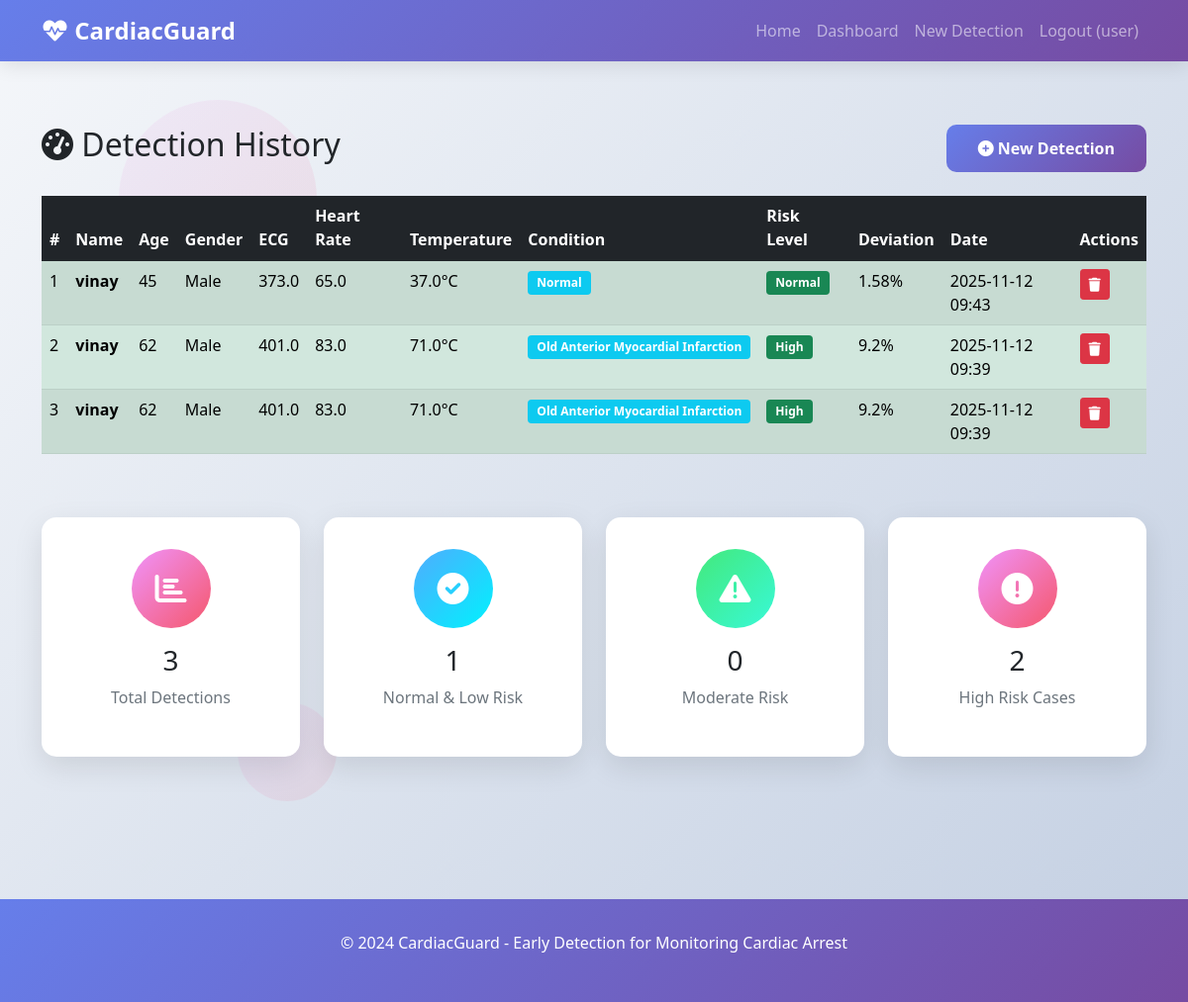
The app's page /dashboard (signed in) with its own data.
### tables this page shows
CREATE TABLE detections
                 (id INTEGER PRIMARY KEY AUTOINCREMENT,
                  user_id INTEGER,
                  name TEXT,
                  age INTEGER,
                  gender TEXT,
                  height REAL,
                  weight REAL,
                  ecg REAL,
                  heart_rate REAL,
                  temperature REAL,
                  history TEXT,
                  prediction_result INTEGER,
                  risk_level TEXT,
                  deviation_percentage REAL,
                  condition TEXT,
                  created_at TIMESTAMP DEFAULT CURRENT_TIMESTAMP,
                  FOREIGN KEY (user_id) REFERENCES users (id));

### app.py (the view)
@app.route('/dashboard')
def dashboard():
    if 'user_id' not in session:
        return redirect(url_for('login'))
    conn = get_db_connection()
    detections = conn.execute('''
        SELECT * FROM detections
        WHERE user_id = ?
        ORDER BY created_at DESC
    ''', (session['user_id'],)).fetchall()
    conn.close()
    return render_template('dashboard.html', detections=detections)

### app.py (called while the page is built)
def get_db_connection():
    conn = sqlite3.connect('cardiac.db')
    conn.row_factory = sqlite3.Row
    return conn

### templates/dashboard.html (shortened to what this page needs)
{% extends "base.html" %}
{% block content %}
<div class="container py-5">
    <div class="row">
        <div class="col-12">
            <div class="d-flex justify-content-between align-items-center mb-4">
                <h2><i class="fas fa-tachometer-alt"></i> Detection History</h2>
                <a href="{{ url_for('input_form') }}" class="btn btn-primary">
                    <i class="fas fa-plus-circle"></i> New Detection
                </a>
            </div>
            {% if detections %}
            <div class="table-responsive">
                <table class="table table-hover table-striped" id="detectionsTable">
                    <thead class="table-dark">
                        <tr>
                            <th>#</th>
                            <th>Name</th>
                            <th>Age</th>
                            <th>Gender</th>
                            <th>ECG</th>
                            <th>Heart Rate</th>
                            <th>Temperature</th>
                            <th>Condition</th>
                            <th>Risk Level</th>
                            <th>Deviation</th>
                            <th>Date</th>
                            <th>Actions</th>
                        </tr>
                    </thead>
                    <tbody>
                        {% for detection in detections %}
                        <tr class="{% if detection.risk_level == 'HIGH' %}table-danger{% elif detection.risk_level == 'MODERATE' %}table-warning{% else %}table-success{% endif %}">
                            <td>{{ loop.index }}</td>
                            <td><strong>{{ detection.name }}</strong></td>
                            <td>{{ detection.age }}</td>
                            <td>{{ "Female" if detection.gender == "1" else "Male" }}</td>
                            <td>{{ detection.ecg }}</td>
                            <td>{{ detection.heart_rate }}</td>
                            <td>{{ detection.temperature }}°C</td>
                            <td>
                                <span class="badge bg-info">{{ detection.condition }}</span>
                            </td>
                            <td>
                                <span class="badge {% if detection.risk_level == 'HIGH' %}bg-danger{% elif detection.risk_level == 'MODERATE' %}bg-warning{% else %}bg-success{% endif %}">
                                    {{ detection.risk_level }}
                                </span>
                            </td>
                            <td>{{ detection.deviation_percentage }}%</td>
                            <td>{{ detection.created_at[:16] }}</td>
                            <td>
                                <a href="{{ url_for('delete_detection', detection_id=detection.id) }}"
                                   class="btn btn-sm btn-danger"
                                   onclick="return confirm('Are you sure you want to delete this detection?')">
                                    <i class="fas fa-trash"></i>
                                </a>
                            </td>
                        </tr>
                        {% endfor %}
                    </tbody>
                </table>
            </div>
<div class="row mt-5">
    <div class="col-md-3">
        <div class="dashboard-card text-center">
            <div class="feature-icon mx-auto mb-3">
                <i class="fas fa-chart-bar"></i>
            </div>
            <h3>{{ detections|length }}</h3>
            <p class="text-muted">Total Detections</p>
        </div>
    </div>
    <div class="col-md-3">
        <div class="dashboard-card text-center">
            <div class="feature-icon mx-auto mb-3" style="background: var(--success-gradient);">
                <i class="fas fa-check-circle"></i>
            </div>
            <h3>{{ (detections|selectattr('risk_level', 'equalto', 'Normal')|list|length) + (detections|selectattr('risk_level', 'equalto', 'LOW')|list|length) }}</h3>
            <p class="text-muted">Normal & Low Risk</p>
        </div>
    </div>
    <div class="col-md-3">
        <div class="dashboard-card text-center">
            <div class="feature-icon mx-auto mb-3" style="background: var(--warning-gradient);">
                <i class="fas fa-exclamation-triangle"></i>
            </div>
            <h3>{{ detections|selectattr('risk_level', 'equalto', 'Moderate')|list|length }}</h3>
            <p class="text-muted">Moderate Risk</p>
        </div>
    </div>
    <div class="col-md-3">
        <div class="dashboard-card text-center">
            <div class="feature-icon mx-auto mb-3" style="background: var(--secondary-gradient);">
                <i class="fas fa-exclamation-circle"></i>
            </div>
            <h3>{{ detections|selectattr('risk_level', 'equalto', 'High')|list|length }}</h3>
            <p class="text-muted">High Risk Cases</p>
        </div>
    </div>
</div>
            {% endif %}
        </div>
    </div>
</div>
{% endblock %}

### static/css/style.css (style rules this page uses)
:root { --primary-gradient: linear-gradient(135deg, #667eea 0%, #764ba2 100%); --secondary-gradient: linear-gradient(135deg, #f093fb 0%, #f5576c 100%); --success-gradient: linear-gradient(135deg, #4facfe 0%, #00f2fe 100%); --warning-gradient: linear-gradient(135deg, #43e97b 0%, #38f9d7 100%); }
body { font-family: 'Segoe UI', Tahoma, Geneva, Verdana, sans-serif; background: linear-gradient(135deg, #f5f7fa 0%, #c3cfe2 100%); min-height: 100vh; position: relative; overflow-x: hidden; }
.feature-icon { width: 80px; height: 80px; margin: 0 auto 1.5rem; background: var(--secondary-gradient); border-radius: 50%; display: flex; align-items: center; justify-content: center; font-size: 2rem; color: white; }
.btn-primary { background: var(--primary-gradient); border: none; border-radius: 10px; padding: 0.75rem 2rem; font-weight: 600; transition: all 0.3s ease; }
.dashboard-card { background: white; border-radius: 15px; box-shadow: 0 10px 30px rgba(0,0,0,0.1); padding: 2rem; margin-bottom: 2rem; transition: transform 0.3s ease; }
.badge { font-size: 0.75em; padding: 0.5em 0.75em; }

### records on screen
detections: name "vinay", age "45", gender "Male", ecg "373.0", heart_rate "65.0", temperature "37.0", condition "Normal", risk_level "Normal", deviation_percentage "1.58", created_at "2025-11-12 09:43"
detections: name "vinay", age "62", gender "Male", ecg "401.0", heart_rate "83.0", temperature "71.0", condition "Old Anterior Myocardial Infarction", risk_level "High", deviation_percentage "9.2", created_at "2025-11-12 09:39"
detections: name "vinay", age "62", gender "Male", ecg "401.0", heart_rate "83.0", temperature "71.0", condition "Old Anterior Myocardial Infarction", risk_level "High", deviation_percentage "9.2", created_at "2025-11-12 09:39"

### other values on screen
{{ session.username }} "user"
{{ detections|length }} "3"
{{ detections|selectattr('risk_level', 'equalto', 'Moderate')|list|length }} "0"
{{ detections|selectattr('risk_level', 'equalto', 'High')|list|length }} "2"
